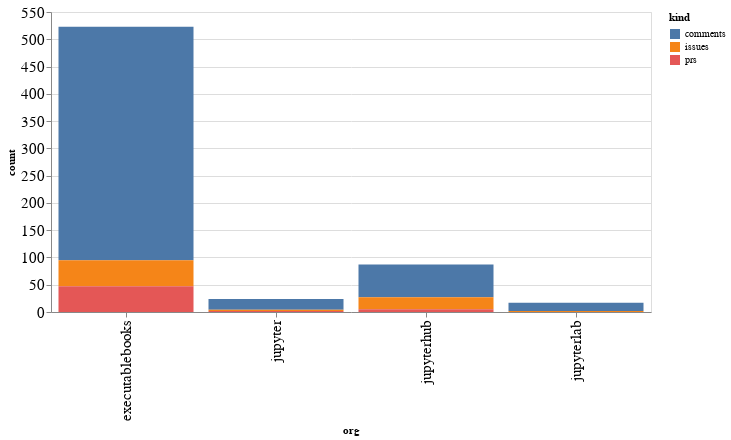

The notebook cell this image was saved under:
### Code cell
alt.Chart(org_summaries, width=600).mark_bar().encode(
    x='org',
    y='count',
    color='kind',
    tooltip="org"
)

### Figure 1 — Vega-Lite specification as saved in the notebook (floating-point values rounded to 4 significant figures)
{"config": {"axisLeft": {"labelFontSize": 15}, "axisBottom": {"labelFontSize": 15}}, "data": {"name": "data-ac33249688ca6d0b41279914fb815f0b"}, "mark": "bar", "encoding": {"color": {"type": "nominal", "field": "kind"}, "tooltip": {"type": "nominal", "field": "org"}, "x": {"type": "nominal", "field": "org"}, "y": {"type": "quantitative", "field": "count"}}, "width": 600, "$schema": "https://vega.github.io/schema/vega-lite/v4.8.1.json", "datasets": {"data-ac33249688ca6d0b41279914fb815f0b": [{"org": "executablebooks", "kind": "comments", "count": 428}, {"org": "executablebooks", "kind": "issues", "count": 48}, {"org": "executablebooks", "kind": "prs", "count": 47}, {"org": "jupyter", "kind": "comments", "count": 20}, {"org": "jupyter", "kind": "issues", "count": 2}, {"org": "jupyter", "kind": "prs", "count": 2}, {"org": "jupyterhub", "kind": "comments", "count": 60}, {"org": "jupyterhub", "kind": "issues", "count": 22}, {"org": "jupyterhub", "kind": "prs", "count": 5}, {"org": "jupyterlab", "kind": "comments", "count": 15}, {"org": "jupyterlab", "kind": "issues", "count": 2}]}}
